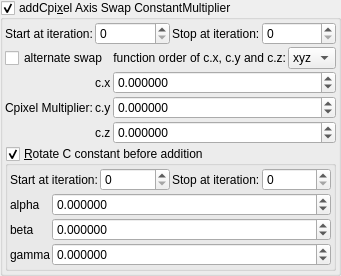
    <widget class="MyGroupBox" name="groupCheck_transf_addCpixel_enabled_false">
     <property name="toolTip">
      <string>&lt;html&gt;&lt;head/&gt;&lt;body&gt;&lt;p&gt;Cpixel is CVector3 c = ( c.x, c.y, c.z). It is each original point (pixel) in 3D space where the iteration starts from, ( c = original z for each point .) It is commonly found in formula structures z = f(z) + c.&lt;/p&gt;&lt;p&gt;The Cpixel multiplier effectively scales this point &amp;quot;c&amp;quot;.&lt;/p&gt;&lt;p&gt;This transform allows the swapping of the order of the &amp;quot;CVector3 c&amp;quot; components before being multiplied by &amp;quot;CVector3 z&amp;quot; components.&lt;/p&gt;&lt;/body&gt;&lt;/html&gt;</string>
     </property>
     <property name="title">
      <string>addCpi&amp;xel Axis Swap ConstantMultiplier</string>
     </property>
     <property name="checkable">
      <bool>true</bool>
     </property>
     <layout class="QVBoxLayout" name="verticalLayout_50">
      <property name="spacing">
       <number>2</number>
      </property>
      <property name="leftMargin">
       <number>2</number>
      </property>
      <property name="topMargin">
       <number>2</number>
      </property>
      <property name="rightMargin">
       <number>2</number>
      </property>
      <property name="bottomMargin">
       <number>2</number>
      </property>
      <item>
       <layout class="QGridLayout" name="gridLayout_63" columnstretch="0,1,0,1">
        <property name="spacing">
         <number>2</number>
        </property>
        <item row="1" column="2">
         <widget class="QLabel" name="label_250">
          <property name="text">
           <string>Stop at iteration:</string>
          </property>
         </widget>
        </item>
        <item row="1" column="1">
         <widget class="MySpinBox" name="spinboxInt_transf_start_iterations_H">
          <property name="sizePolicy">
           <sizepolicy hsizetype="Minimum" vsizetype="Maximum">
            <horstretch>0</horstretch>
            <verstretch>0</verstretch>
           </sizepolicy>
          </property>
          <property name="maximum">
           <number>999</number>
          </property>
         </widget>
        </item>
        <item row="1" column="3">
         <widget class="MySpinBox" name="spinboxInt_transf_stop_iterations_H">
          <property name="sizePolicy">
           <sizepolicy hsizetype="Minimum" vsizetype="Maximum">
            <horstretch>0</horstretch>
            <verstretch>0</verstretch>
           </sizepolicy>
          </property>
          <property name="maximum">
           <number>999</number>
          </property>
         </widget>
        </item>
        <item row="1" column="0">
         <widget class="QLabel" name="label_251">
          <property name="text">
           <string>Start at iteration:</string>
          </property>
         </widget>
        </item>
       </layout>
      </item>
      <item>
       <layout class="QGridLayout" name="gridLayout_25" columnstretch="0,0,0,0">
        <property name="spacing">
         <number>2</number>
        </property>
        <item row="0" column="3">
         <widget class="QComboBox" name="comboBox_mandelbulbMulti_order_of_xyz">
          <item>
           <property name="text">
            <string notr="true">xyz</string>
           </property>
          </item>
          <item>
           <property name="text">
            <string notr="true">xzy</string>
           </property>
          </item>
          <item>
           <property name="text">
            <string notr="true">yxz</string>
           </property>
          </item>
          <item>
           <property name="text">
            <string notr="true">yzx</string>
           </property>
          </item>
          <item>
           <property name="text">
            <string notr="true">zxy</string>
           </property>
          </item>
          <item>
           <property name="text">
            <string notr="true">zyx</string>
           </property>
          </item>
         </widget>
        </item>
        <item row="0" column="0" colspan="2">
         <widget class="QCheckBox" name="checkBox_transf_alternate_enabled_false">
          <property name="text">
           <string>alternate swap</string>
          </property>
         </widget>
        </item>
        <item row="0" column="2">
         <widget class="QLabel" name="label_2">
          <property name="text">
           <string>function order of c.x, c.y and c.z:</string>
          </property>
          <property name="alignment">
           <set>Qt::AlignRight|Qt::AlignTrailing|Qt::AlignVCenter</set>
          </property>
         </widget>
        </item>
        <item row="1" column="2" colspan="2">
         <widget class="MyDoubleSpinBox" name="spinbox3_transf_constant_multiplier_111_x">
          <property name="sizePolicy">
           <sizepolicy hsizetype="Minimum" vsizetype="Maximum">
            <horstretch>0</horstretch>
            <verstretch>0</verstretch>
           </sizepolicy>
          </property>
          <property name="prefix">
           <string/>
          </property>
          <property name="decimals">
           <number>6</number>
          </property>
          <property name="minimum">
           <double>-99.989999999999995</double>
          </property>
          <property name="singleStep">
           <double>0.100000000000000</double>
          </property>
         </widget>
        </item>
        <item row="1" column="1">
         <widget class="QLabel" name="label_118">
          <property name="text">
           <string notr="true">c.x</string>
          </property>
         </widget>
        </item>
        <item row="3" column="2" colspan="2">
         <widget class="MyDoubleSpinBox" name="spinbox3_transf_constant_multiplier_111_z">
          <property name="sizePolicy">
           <sizepolicy hsizetype="Minimum" vsizetype="Maximum">
            <horstretch>0</horstretch>
            <verstretch>0</verstretch>
           </sizepolicy>
          </property>
          <property name="prefix">
           <string/>
          </property>
          <property name="decimals">
           <number>6</number>
          </property>
          <property name="minimum">
           <double>-99.989999999999995</double>
          </property>
          <property name="singleStep">
           <double>0.100000000000000</double>
          </property>
         </widget>
        </item>
        <item row="1" column="0" rowspan="3">
         <widget class="QLabel" name="label_123">
          <property name="text">
           <string>Cpixel Multiplier:</string>
          </property>
         </widget>
        </item>
        <item row="2" column="2" colspan="2">
         <widget class="MyDoubleSpinBox" name="spinbox3_transf_constant_multiplier_111_y">
          <property name="sizePolicy">
           <sizepolicy hsizetype="Minimum" vsizetype="Maximum">
            <horstretch>0</horstretch>
            <verstretch>0</verstretch>
           </sizepolicy>
          </property>
          <property name="prefix">
           <string/>
          </property>
          <property name="decimals">
           <number>6</number>
          </property>
          <property name="minimum">
           <double>-99.989999999999995</double>
          </property>
          <property name="singleStep">
           <double>0.100000000000000</double>
          </property>
         </widget>
        </item>
        <item row="3" column="1">
         <widget class="QLabel" name="label_122">
          <property name="text">
           <string notr="true">c.z</string>
          </property>
         </widget>
        </item>
        <item row="2" column="1">
         <widget class="QLabel" name="label_114">
          <property name="text">
           <string notr="true">c.y</string>
          </property>
         </widget>
        </item>
       </layout>
      </item>
      <item>
       <widget class="MyGroupBox" name="groupCheck_transf_rotation_enabled">
        <property name="title">
         <string>&amp;Rotate C constant before addition</string>
        </property>
        <property name="checkable">
         <bool>true</bool>
        </property>
        <layout class="QVBoxLayout" name="verticalLayout_17" stretch="0,0">
         <property name="spacing">
          <number>2</number>
         </property>
         <property name="leftMargin">
          <number>2</number>
         </property>
         <property name="topMargin">
          <number>2</number>
         </property>
         <property name="rightMargin">
          <number>2</number>
         </property>
         <property name="bottomMargin">
          <number>2</number>
         </property>
         <item>
          <layout class="QGridLayout" name="gridLayout_62" columnstretch="0,1,0,1">
           <property name="spacing">
            <number>2</number>
           </property>
           <item row="1" column="2">
            <widget class="QLabel" name="label_247">
             <property name="text">
              <string>Stop at iteration:</string>
             </property>
            </widget>
           </item>
           <item row="1" column="3">
            <widget class="MySpinBox" name="spinboxInt_transf_stop_iterations_G">
             <property name="sizePolicy">
              <sizepolicy hsizetype="Minimum" vsizetype="Maximum">
               <horstretch>0</horstretch>
               <verstretch>0</verstretch>
              </sizepolicy>
             </property>
             <property name="maximum">
              <number>999</number>
             </property>
            </widget>
           </item>
           <item row="1" column="1">
            <widget class="MySpinBox" name="spinboxInt_transf_start_iterations_G">
             <property name="sizePolicy">
              <sizepolicy hsizetype="Minimum" vsizetype="Maximum">
               <horstretch>0</horstretch>
               <verstretch>0</verstretch>
              </sizepolicy>
             </property>
             <property name="maximum">
              <number>999</number>
             </property>
            </widget>
           </item>
           <item row="1" column="0">
            <widget class="QLabel" name="label_246">
             <property name="text">
              <string>Start at iteration:</string>
             </property>
            </widget>
           </item>
          </layout>
         </item>
         <item>
          <layout class="QGridLayout" name="gridLayout_13" columnstretch="0,1">
           <property name="spacing">
            <number>2</number>
           </property>
           <item row="4" column="0">
            <widget class="QLabel" name="label_52">
             <property name="text">
              <string notr="true">gamma</string>
             </property>
            </widget>
           </item>
           <item row="3" column="0">
            <widget class="QLabel" name="label_53">
             <property name="text">
              <string notr="true">beta</string>
             </property>
            </widget>
           </item>
           <item row="1" column="0">
            <widget class="QLabel" name="label_60">
             <property name="text">
              <string notr="true">alpha</string>
             </property>
            </widget>
           </item>
           <item row="1" column="1">
            <widget class="MyDoubleSpinBox" name="spinboxd3_transf_rotation_x">
             <property name="sizePolicy">
              <sizepolicy hsizetype="Minimum" vsizetype="Maximum">
               <horstretch>0</horstretch>
               <verstretch>0</verstretch>
              </sizepolicy>
             </property>
             <property name="prefix">
              <string/>
             </property>
             <property name="suffix">
              <string/>
             </property>
             <property name="decimals">
              <number>6</number>
             </property>
             <property name="minimum">
              <double>-36000.000000000000000</double>
             </property>
             <property name="maximum">
              <double>36000.000000000000000</double>
             </property>
             <property name="singleStep">
              <double>1.000000000000000</double>
             </property>
            </widget>
           </item>
           <item row="3" column="1">
            <widget class="MyDoubleSpinBox" name="spinboxd3_transf_rotation_y">
             <property name="sizePolicy">
              <sizepolicy hsizetype="Minimum" vsizetype="Maximum">
               <horstretch>0</horstretch>
               <verstretch>0</verstretch>
              </sizepolicy>
             </property>
             <property name="prefix">
              <string/>
             </property>
             <property name="suffix">
              <string/>
             </property>
             <property name="decimals">
              <number>6</number>
             </property>
             <property name="minimum">
              <double>-36000.000000000000000</double>
             </property>
             <property name="maximum">
              <double>36000.000000000000000</double>
             </property>
             <property name="singleStep">
              <double>1.000000000000000</double>
             </property>
            </widget>
           </item>
           <item row="4" column="1">
            <widget class="MyDoubleSpinBox" name="spinboxd3_transf_rotation_z">
             <property name="sizePolicy">
              <sizepolicy hsizetype="Minimum" vsizetype="Maximum">
               <horstretch>0</horstretch>
               <verstretch>0</verstretch>
              </sizepolicy>
             </property>
             <property name="prefix">
              <string/>
             </property>
             <property name="suffix">
              <string/>
             </property>
             <property name="decimals">
              <number>6</number>
             </property>
             <property name="minimum">
              <double>-36000.000000000000000</double>
             </property>
             <property name="maximum">
              <double>36000.000000000000000</double>
             </property>
             <property name="singleStep">
              <double>1.000000000000000</double>
             </property>
            </widget>
           </item>
          </layout>
         </item>
        </layout>
       </widget>
      </item>
     </layout>
    </widget>
